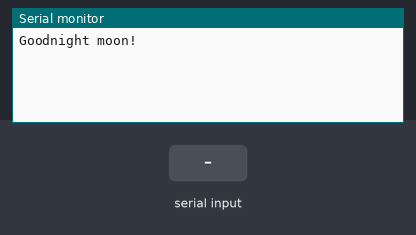
A sketch run on a simulated Arduino Uno, built with avr-gcc and run on an emulated ATmega328P. On the bench: the last lines printed to the serial monitor. The inputs (shaded band) are chosen by the test bench.

Above: at 1.2 s.
1.3 s: "1" received over Serial
At 2.1 s:
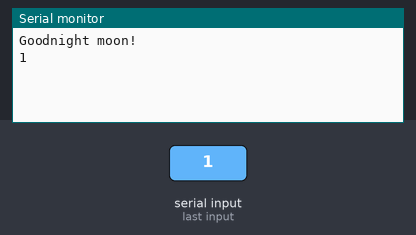
2.8 s: "1" received over the second serial link
At 4.1 s:
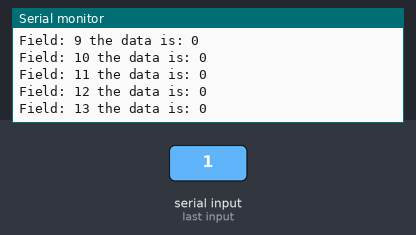
4.3 s: "0" received over Serial
At 5.6 s:
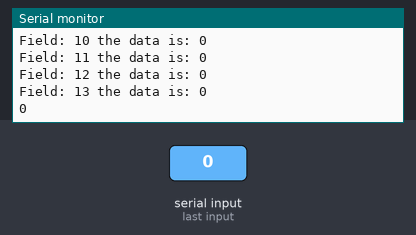
Timing chart, 0 to 7.3 s (numbered marks = the images above; inputs shaded):
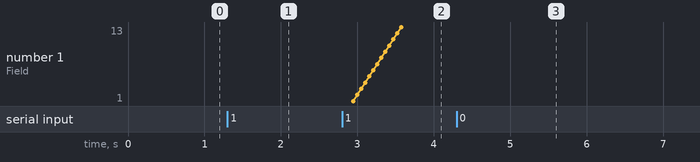

The sketch:

Arduino_Xbee_Comm_Proto.ino
```cpp
#include <SoftwareSerial.h>

SoftwareSerial mySerial =  SoftwareSerial(3, 2);

byte data[14] = {0};
byte index = 0;
boolean newData = 0;
char serialChar = ' ';
char xbeeChar =' ';

void setup()  {
  //pinMode(13, OUTPUT);
  Serial.begin(4800);
  Serial.println("Goodnight moon!");
  // set the data rate for the SoftwareSerial port
  mySerial.begin(4800);
  mySerial.println("Hello, world?");
}

void parseData () {
  Serial.println("parsing data");
  for (byte i=0; i< sizeof(data); i++) {
    Serial.print("Field: "); Serial.print(i); Serial.print(" the data is: "); Serial.println(data[i], HEX);
  }

  if (data[12] == 0x10) {
    Serial.println("Overflow detected");
  }
}


void loop()                     // run over and over again
{

  //mySerial.print("1,");
  //delay(500);
  while (mySerial.available() > 0) {
        xbeeChar = mySerial.read();
        //Serial.println(xbeeChar);

      newData = true;
      data [index] = byte(mySerial.read());
      Serial.print("byte: "); Serial.println(data [index], HEX);
      Serial.print(char(data [index]));
      index++;
  }
  if (newData) {
    // Serial.println("parsing transmission");
    Serial.println("");
    index = 0;
    parseData ();
    newData = false;
  }

  while (Serial.available() > 0 ) {
     serialChar = Serial.read();
      Serial.println(serialChar);
      mySerial.print(serialChar);
  }
  delay(100);
}
```

Measured:
- after the input at 1.3 s, the serial monitor: prints a new line at once (image 1)
- after the input at 2.8 s, the serial monitor: prints a new line at once (image 2)
- after the input at 4.3 s, the serial monitor: prints a new line after 0.10 s (image 3)
